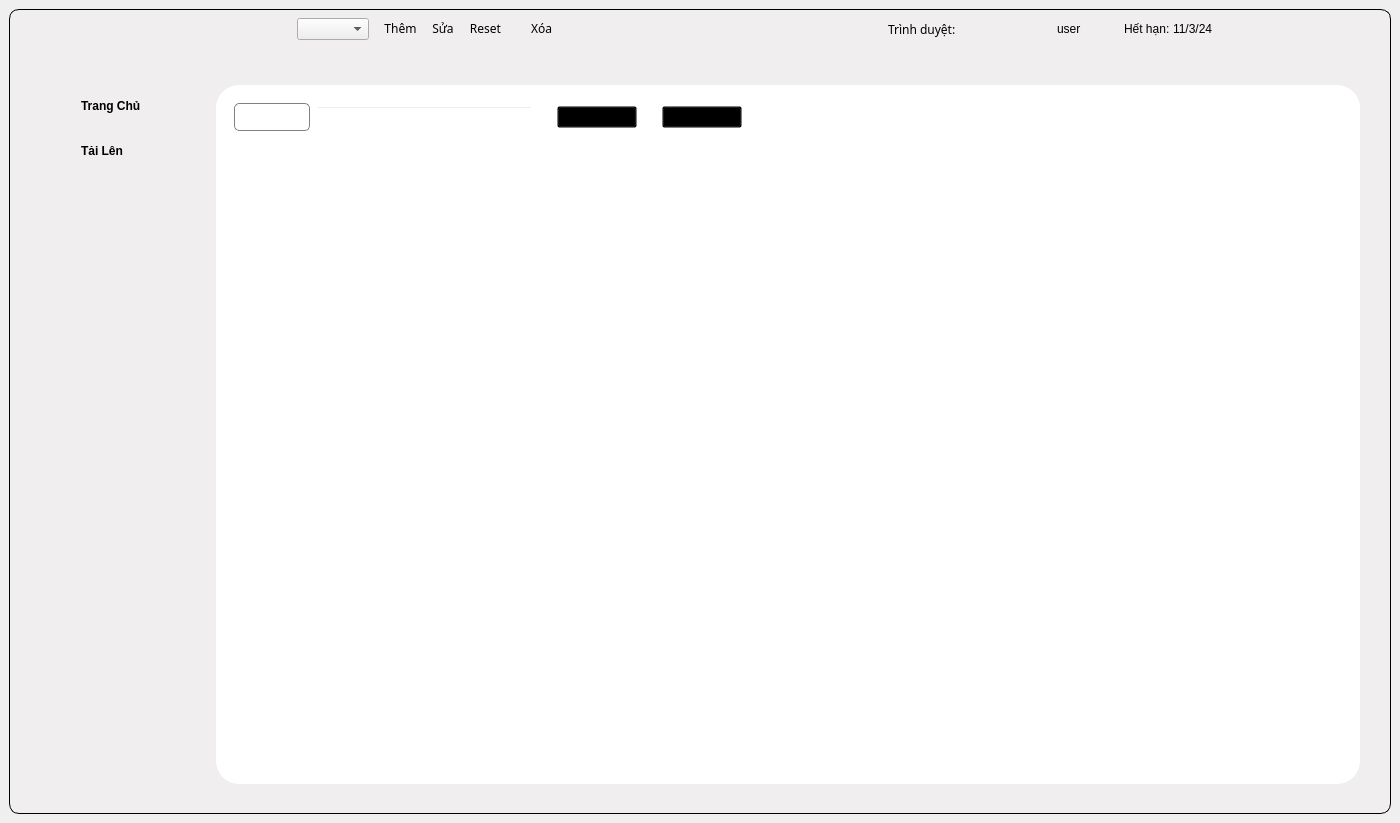
<?xml version="1.0" encoding="UTF-8"?>
<ui version="4.0">
 <class>MainWindow</class>
 <widget class="QMainWindow" name="MainWindow">
  <property name="geometry">
   <rect>
    <x>0</x>
    <y>0</y>
    <width>1400</width>
    <height>823</height>
   </rect>
  </property>
  <property name="windowTitle">
   <string>instathread</string>
  </property>
  <property name="windowIcon">
   <iconset>
    <normaloff>:/Iconshortcut/IconShortcut.ico</normaloff>:/Iconshortcut/IconShortcut.ico</iconset>
  </property>
  <widget class="QWidget" name="centralwidget">
   <layout class="QGridLayout" name="gridLayout">
    <item row="0" column="0">
     <widget class="QWidget" name="mainLayout" native="true">
      <property name="styleSheet">
       <string notr="true">QWidget#mainLayout {
border: 1px solid black;
border-radius: 10px;
background: #f0eeef;
}</string>
      </property>
      <layout class="QVBoxLayout" name="verticalLayout">
       <property name="leftMargin">
        <number>1</number>
       </property>
       <property name="topMargin">
        <number>0</number>
       </property>
       <property name="rightMargin">
        <number>1</number>
       </property>
       <property name="bottomMargin">
        <number>0</number>
       </property>
       <item alignment="Qt::AlignTop">
        <widget class="QWidget" name="top" native="true">
         <property name="maximumSize">
          <size>
           <width>16777215</width>
           <height>40</height>
          </size>
         </property>
         <layout class="QHBoxLayout" name="horizontalLayout">
          <item>
           <widget class="QLabel" name="label">
            <property name="enabled">
             <bool>true</bool>
            </property>
            <property name="sizePolicy">
             <sizepolicy hsizetype="Expanding" vsizetype="Expanding">
              <horstretch>0</horstretch>
              <verstretch>0</verstretch>
             </sizepolicy>
            </property>
            <property name="minimumSize">
             <size>
              <width>155</width>
              <height>42</height>
             </size>
            </property>
            <property name="maximumSize">
             <size>
              <width>155</width>
              <height>36</height>
             </size>
            </property>
            <property name="text">
             <string/>
            </property>
            <property name="textFormat">
             <enum>Qt::PlainText</enum>
            </property>
            <property name="pixmap">
             <pixmap resource="../resource.qrc">:/logoHomepage/instaThreads.png</pixmap>
            </property>
            <property name="scaledContents">
             <bool>true</bool>
            </property>
           </widget>
          </item>
          <item>
           <widget class="QPushButton" name="toggleSidebarBtn">
            <property name="sizePolicy">
             <sizepolicy hsizetype="Fixed" vsizetype="Fixed">
              <horstretch>0</horstretch>
              <verstretch>0</verstretch>
             </sizepolicy>
            </property>
            <property name="minimumSize">
             <size>
              <width>0</width>
              <height>0</height>
             </size>
            </property>
            <property name="layoutDirection">
             <enum>Qt::RightToLeft</enum>
            </property>
            <property name="styleSheet">
             <string notr="true">QPushButton{
text-align:left;
padding:6px;
border-radius:0;
color:black;
background:transparent
}

QPushButton:hover
{
      border: 0px solid #747d8c;  
    color: black; /* Màu chữ khi hover */  
    background-color: #d5d4d4; /* Màu nền khi hover */  
	border-radius : 4px
   
}
</string>
            </property>
            <property name="text">
             <string/>
            </property>
            <property name="icon">
             <iconset resource="../resource.qrc">
              <normaloff>:/iconSidebar/switchBtn.png</normaloff>:/iconSidebar/switchBtn.png</iconset>
            </property>
            <property name="iconSize">
             <size>
              <width>30</width>
              <height>30</height>
             </size>
            </property>
           </widget>
          </item>
          <item>
           <widget class="QWidget" name="projectOptions" native="true">
            <property name="styleSheet">
             <string notr="true">QPushButton {
background : transparent;
border : 0;
padding : 0;
color: black
}
QPushButton:hover
{
      border: 0px solid #747d8c;  
    color: black; /* Màu chữ khi hover */  
    background-color: #d5d4d4; /* Màu nền khi hover */  
	border-radius : 4px
   
}</string>
            </property>
            <layout class="QHBoxLayout" name="horizontalLayout_3">
             <property name="spacing">
              <number>15</number>
             </property>
             <property name="leftMargin">
              <number>16</number>
             </property>
             <property name="topMargin">
              <number>0</number>
             </property>
             <property name="rightMargin">
              <number>0</number>
             </property>
             <property name="bottomMargin">
              <number>0</number>
             </property>
             <item>
              <spacer name="horizontalSpacer_4">
               <property name="orientation">
                <enum>Qt::Horizontal</enum>
               </property>
               <property name="sizeHint" stdset="0">
                <size>
                 <width>51</width>
                 <height>20</height>
                </size>
               </property>
              </spacer>
             </item>
             <item>
              <widget class="QComboBox" name="projectCombobox">
               <property name="iconSize">
                <size>
                 <width>20</width>
                 <height>20</height>
                </size>
               </property>
              </widget>
             </item>
             <item>
              <widget class="QPushButton" name="addProjBtn">
               <property name="font">
                <font>
                 <family>Open Sans Medium</family>
                </font>
               </property>
               <property name="text">
                <string>Thêm</string>
               </property>
               <property name="icon">
                <iconset resource="../resource.qrc">
                 <normaloff>:/project/addBtn.png</normaloff>:/project/addBtn.png</iconset>
               </property>
               <property name="iconSize">
                <size>
                 <width>20</width>
                 <height>20</height>
                </size>
               </property>
              </widget>
             </item>
             <item>
              <widget class="QPushButton" name="editProjBtn">
               <property name="font">
                <font>
                 <family>Open Sans Medium</family>
                </font>
               </property>
               <property name="text">
                <string>Sửa</string>
               </property>
               <property name="icon">
                <iconset resource="../resource.qrc">
                 <normaloff>:/project/editProjectBtn.png</normaloff>:/project/editProjectBtn.png</iconset>
               </property>
               <property name="iconSize">
                <size>
                 <width>20</width>
                 <height>20</height>
                </size>
               </property>
              </widget>
             </item>
             <item>
              <widget class="QPushButton" name="resetProjBtn">
               <property name="font">
                <font>
                 <family>Open Sans Medium</family>
                </font>
               </property>
               <property name="text">
                <string>Reset</string>
               </property>
               <property name="icon">
                <iconset resource="../resource.qrc">
                 <normaloff>:/project/resetProjectBtn.png</normaloff>:/project/resetProjectBtn.png</iconset>
               </property>
               <property name="iconSize">
                <size>
                 <width>20</width>
                 <height>20</height>
                </size>
               </property>
              </widget>
             </item>
             <item>
              <spacer name="horizontalSpacer_5">
               <property name="orientation">
                <enum>Qt::Horizontal</enum>
               </property>
               <property name="sizeHint" stdset="0">
                <size>
                 <width>14</width>
                 <height>20</height>
                </size>
               </property>
              </spacer>
             </item>
             <item>
              <widget class="QPushButton" name="deleteProjBtn">
               <property name="font">
                <font>
                 <family>Open Sans Medium</family>
                </font>
               </property>
               <property name="text">
                <string>Xóa</string>
               </property>
               <property name="icon">
                <iconset resource="../resource.qrc">
                 <normaloff>:/project/deleteProjectBtn.png</normaloff>:/project/deleteProjectBtn.png</iconset>
               </property>
               <property name="iconSize">
                <size>
                 <width>20</width>
                 <height>20</height>
                </size>
               </property>
              </widget>
             </item>
            </layout>
           </widget>
          </item>
          <item>
           <spacer name="horizontalSpacer">
            <property name="orientation">
             <enum>Qt::Horizontal</enum>
            </property>
            <property name="sizeHint" stdset="0">
             <size>
              <width>44</width>
              <height>20</height>
             </size>
            </property>
           </spacer>
          </item>
          <item>
           <layout class="QVBoxLayout" name="switchLayoutBtn"/>
          </item>
          <item>
           <spacer name="horizontalSpacer_7">
            <property name="orientation">
             <enum>Qt::Horizontal</enum>
            </property>
            <property name="sizeHint" stdset="0">
             <size>
              <width>40</width>
              <height>20</height>
             </size>
            </property>
           </spacer>
          </item>
          <item>
           <widget class="QWidget" name="horizontalWidget_3" native="true">
            <property name="styleSheet">
             <string notr="true">color: black</string>
            </property>
            <layout class="QHBoxLayout" name="horizontalLayout_4">
             <property name="spacing">
              <number>3</number>
             </property>
             <property name="leftMargin">
              <number>0</number>
             </property>
             <property name="topMargin">
              <number>0</number>
             </property>
             <property name="rightMargin">
              <number>0</number>
             </property>
             <property name="bottomMargin">
              <number>0</number>
             </property>
             <item>
              <widget class="QLabel" name="label_2">
               <property name="font">
                <font>
                 <family>Open Sans Medium</family>
                 <weight>50</weight>
                 <bold>false</bold>
                </font>
               </property>
               <property name="text">
                <string>Trình duyệt:</string>
               </property>
              </widget>
             </item>
             <item>
              <widget class="QPushButton" name="pushButton_4">
               <property name="styleSheet">
                <string notr="true">background: transparent;
border: 0</string>
               </property>
               <property name="text">
                <string/>
               </property>
               <property name="icon">
                <iconset resource="../resource.qrc">
                 <normaloff>:/browser/chrome.png</normaloff>:/browser/chrome.png</iconset>
               </property>
               <property name="iconSize">
                <size>
                 <width>20</width>
                 <height>20</height>
                </size>
               </property>
              </widget>
             </item>
             <item>
              <spacer name="horizontalSpacer_3">
               <property name="orientation">
                <enum>Qt::Horizontal</enum>
               </property>
               <property name="sizeType">
                <enum>QSizePolicy::Fixed</enum>
               </property>
               <property name="sizeHint" stdset="0">
                <size>
                 <width>40</width>
                 <height>20</height>
                </size>
               </property>
              </spacer>
             </item>
             <item>
              <widget class="QLabel" name="label_3">
               <property name="minimumSize">
                <size>
                 <width>20</width>
                 <height>20</height>
                </size>
               </property>
               <property name="maximumSize">
                <size>
                 <width>20</width>
                 <height>20</height>
                </size>
               </property>
               <property name="text">
                <string/>
               </property>
               <property name="pixmap">
                <pixmap resource="../resource.qrc">:/profile/profile.png</pixmap>
               </property>
               <property name="scaledContents">
                <bool>true</bool>
               </property>
              </widget>
             </item>
             <item>
              <widget class="QLabel" name="username">
               <property name="text">
                <string>user</string>
               </property>
              </widget>
             </item>
             <item>
              <spacer name="horizontalSpacer_6">
               <property name="orientation">
                <enum>Qt::Horizontal</enum>
               </property>
               <property name="sizeHint" stdset="0">
                <size>
                 <width>40</width>
                 <height>20</height>
                </size>
               </property>
              </spacer>
             </item>
             <item>
              <widget class="QLabel" name="label_5">
               <property name="text">
                <string>Hết hạn:</string>
               </property>
              </widget>
             </item>
             <item>
              <widget class="QLabel" name="dateExp">
               <property name="text">
                <string>11/3/24</string>
               </property>
              </widget>
             </item>
             <item>
              <spacer name="horizontalSpacer_2">
               <property name="orientation">
                <enum>Qt::Horizontal</enum>
               </property>
               <property name="sizeType">
                <enum>QSizePolicy::Fixed</enum>
               </property>
               <property name="sizeHint" stdset="0">
                <size>
                 <width>48</width>
                 <height>20</height>
                </size>
               </property>
              </spacer>
             </item>
            </layout>
           </widget>
          </item>
          <item>
           <widget class="QWidget" name="horizontalWidget_4" native="true">
            <property name="styleSheet">
             <string notr="true">QPushButton {
background: transparent;
border : 0
}
QPushButton:hover
{
    border: 0px solid #747d8c;  
    color: black; /* Màu chữ khi hover */  
    background-color: #bbbbbb; /* Màu nền khi hover */  
	border-radius : 4px 
}

#closeBtnProj:hover { 
    background-color: #ff4800  /* Màu nền khi hover cho nút closeBtnProj */  
}  </string>
            </property>
            <layout class="QHBoxLayout" name="horizontalLayout_6">
             <property name="spacing">
              <number>9</number>
             </property>
             <property name="leftMargin">
              <number>0</number>
             </property>
             <property name="topMargin">
              <number>0</number>
             </property>
             <property name="rightMargin">
              <number>0</number>
             </property>
             <property name="bottomMargin">
              <number>0</number>
             </property>
             <item>
              <widget class="QPushButton" name="minimizeBtnProj">
               <property name="text">
                <string/>
               </property>
               <property name="icon">
                <iconset resource="../resource.qrc">
                 <normaloff>:/iconBtn/minimizeBtn.png</normaloff>:/iconBtn/minimizeBtn.png</iconset>
               </property>
               <property name="iconSize">
                <size>
                 <width>16</width>
                 <height>16</height>
                </size>
               </property>
              </widget>
             </item>
             <item>
              <widget class="QPushButton" name="scaleBtnProj">
               <property name="text">
                <string/>
               </property>
               <property name="icon">
                <iconset resource="../resource.qrc">
                 <normaloff>:/iconBtn/scaleUpBtn.png</normaloff>:/iconBtn/scaleUpBtn.png</iconset>
               </property>
               <property name="iconSize">
                <size>
                 <width>16</width>
                 <height>16</height>
                </size>
               </property>
              </widget>
             </item>
             <item>
              <widget class="QPushButton" name="closeBtnProj">
               <property name="text">
                <string/>
               </property>
               <property name="icon">
                <iconset resource="../resource.qrc">
                 <normaloff>:/iconBtn/closeBtn.png</normaloff>:/iconBtn/closeBtn.png</iconset>
               </property>
               <property name="iconSize">
                <size>
                 <width>16</width>
                 <height>16</height>
                </size>
               </property>
              </widget>
             </item>
            </layout>
           </widget>
          </item>
         </layout>
        </widget>
       </item>
       <item>
        <widget class="QWidget" name="body" native="true">
         <property name="sizePolicy">
          <sizepolicy hsizetype="Expanding" vsizetype="Expanding">
           <horstretch>0</horstretch>
           <verstretch>0</verstretch>
          </sizepolicy>
         </property>
         <property name="styleSheet">
          <string notr="true">QWidget#body {  
    background: url(:/background/threadsBackground.jpg);  
    background-repeat: no-repeat; /* Đảm bảo hình không lặp lại */  
    background-position: left; /* Căn giữa hình nền */  
    background-size: cover; /* Resize hình nền để bao phủ toàn bộ widget */  
	border-radius : 3px
}</string>
         </property>
         <layout class="QHBoxLayout" name="horizontalLayout_2">
          <item>
           <widget class="QWidget" name="smallSidebar" native="true">
            <property name="minimumSize">
             <size>
              <width>50</width>
              <height>0</height>
             </size>
            </property>
            <property name="maximumSize">
             <size>
              <width>50</width>
              <height>16777215</height>
             </size>
            </property>
            <property name="styleSheet">
             <string notr="true">QPushButton{
text-align:center;
padding:6px;
border-radius:0;
color:black;
background:transparent
}

QPushButton:hover
{
    border: 0px solid #747d8c;
	border-radius : 7px;
    color: black;
    background-color: white;
}</string>
            </property>
            <layout class="QVBoxLayout" name="verticalLayout_2">
             <property name="spacing">
              <number>0</number>
             </property>
             <property name="leftMargin">
              <number>0</number>
             </property>
             <property name="topMargin">
              <number>19</number>
             </property>
             <property name="rightMargin">
              <number>0</number>
             </property>
             <property name="bottomMargin">
              <number>0</number>
             </property>
             <item>
              <widget class="QPushButton" name="smallHomepageSidebar">
               <property name="minimumSize">
                <size>
                 <width>45</width>
                 <height>45</height>
                </size>
               </property>
               <property name="maximumSize">
                <size>
                 <width>45</width>
                 <height>45</height>
                </size>
               </property>
               <property name="text">
                <string/>
               </property>
               <property name="icon">
                <iconset resource="../resource.qrc">
                 <normaloff>:/iconSidebar/homePageSidebar.png</normaloff>:/iconSidebar/homePageSidebar.png</iconset>
               </property>
              </widget>
             </item>
             <item>
              <widget class="QPushButton" name="smallUploadSidebar">
               <property name="minimumSize">
                <size>
                 <width>45</width>
                 <height>45</height>
                </size>
               </property>
               <property name="maximumSize">
                <size>
                 <width>45</width>
                 <height>45</height>
                </size>
               </property>
               <property name="text">
                <string/>
               </property>
               <property name="icon">
                <iconset resource="../resource.qrc">
                 <normaloff>:/iconSidebar/uploadSidebar.png</normaloff>:/iconSidebar/uploadSidebar.png</iconset>
               </property>
              </widget>
             </item>
             <item>
              <spacer name="verticalSpacer">
               <property name="orientation">
                <enum>Qt::Vertical</enum>
               </property>
               <property name="sizeHint" stdset="0">
                <size>
                 <width>20</width>
                 <height>40</height>
                </size>
               </property>
              </spacer>
             </item>
            </layout>
           </widget>
          </item>
          <item>
           <widget class="QWidget" name="sidebar" native="true">
            <property name="minimumSize">
             <size>
              <width>135</width>
              <height>0</height>
             </size>
            </property>
            <property name="maximumSize">
             <size>
              <width>180</width>
              <height>16777215</height>
             </size>
            </property>
            <property name="font">
             <font>
              <weight>50</weight>
              <bold>false</bold>
             </font>
            </property>
            <property name="styleSheet">
             <string notr="true">QPushButton{
text-align:left;
padding:6px;
border-radius:0;
color:black;
font-weight: bold;
background:transparent
}

QPushButton:hover
{
    border: 0px solid #747d8c;
	border-radius : 7px;
    color: black;
    background-color: #f7f5f6;
}</string>
            </property>
            <layout class="QVBoxLayout" name="verticalLayout_3">
             <property name="spacing">
              <number>0</number>
             </property>
             <property name="leftMargin">
              <number>0</number>
             </property>
             <property name="topMargin">
              <number>19</number>
             </property>
             <property name="rightMargin">
              <number>0</number>
             </property>
             <property name="bottomMargin">
              <number>0</number>
             </property>
             <item>
              <widget class="QPushButton" name="homepageSidebar">
               <property name="minimumSize">
                <size>
                 <width>0</width>
                 <height>45</height>
                </size>
               </property>
               <property name="maximumSize">
                <size>
                 <width>16777215</width>
                 <height>45</height>
                </size>
               </property>
               <property name="font">
                <font>
                 <weight>75</weight>
                 <bold>true</bold>
                </font>
               </property>
               <property name="text">
                <string>Trang Chủ</string>
               </property>
               <property name="icon">
                <iconset resource="../resource.qrc">
                 <normaloff>:/iconSidebar/homePageSidebar.png</normaloff>:/iconSidebar/homePageSidebar.png</iconset>
               </property>
              </widget>
             </item>
             <item>
              <widget class="QPushButton" name="uploadSidebar">
               <property name="minimumSize">
                <size>
                 <width>0</width>
                 <height>45</height>
                </size>
               </property>
               <property name="maximumSize">
                <size>
                 <width>16777215</width>
                 <height>45</height>
                </size>
               </property>
               <property name="font">
                <font>
                 <weight>75</weight>
                 <bold>true</bold>
                </font>
               </property>
               <property name="text">
                <string>Tải Lên</string>
               </property>
               <property name="icon">
                <iconset resource="../resource.qrc">
                 <normaloff>:/iconSidebar/uploadSidebar.png</normaloff>:/iconSidebar/uploadSidebar.png</iconset>
               </property>
              </widget>
             </item>
             <item>
              <spacer name="verticalSpacer_2">
               <property name="orientation">
                <enum>Qt::Vertical</enum>
               </property>
               <property name="sizeHint" stdset="0">
                <size>
                 <width>20</width>
                 <height>40</height>
                </size>
               </property>
              </spacer>
             </item>
            </layout>
           </widget>
          </item>
          <item>
           <widget class="QStackedWidget" name="stackedWidget">
            <property name="styleSheet">
             <string notr="true">background : transparent</string>
            </property>
            <property name="currentIndex">
             <number>0</number>
            </property>
            <widget class="QWidget" name="homepageTab">
             <property name="styleSheet">
              <string notr="true">QWidget#homepageTab{
background:transparent;
}</string>
             </property>
             <layout class="QHBoxLayout" name="horizontalLayout_5">
              <property name="leftMargin">
               <number>0</number>
              </property>
              <property name="topMargin">
               <number>21</number>
              </property>
              <property name="rightMargin">
               <number>21</number>
              </property>
              <property name="bottomMargin">
               <number>21</number>
              </property>
              <item>
               <widget class="QWidget" name="homepageDisplay" native="true">
                <property name="font">
                 <font>
                  <pointsize>9</pointsize>
                 </font>
                </property>
                <property name="styleSheet">
                 <string notr="true">QWidget#homepageDisplay {
background : white;
border-radius: 23px;
color: black
}
</string>
                </property>
                <layout class="QVBoxLayout" name="homepageDisplayLayout">
                 <item alignment="Qt::AlignTop">
                  <widget class="QWidget" name="horizontalWidget" native="true">
                   <property name="styleSheet">
                    <string notr="true">QPushButton{
color: black
}</string>
                   </property>
                   <layout class="QHBoxLayout" name="horizontalLayout_7">
                    <item>
                     <widget class="QComboBox" name="categorySearch">
                      <property name="minimumSize">
                       <size>
                        <width>0</width>
                        <height>0</height>
                       </size>
                      </property>
                      <property name="styleSheet">
                       <string notr="true">QComboBox {
                color: black;  /* Set text color to black */
                background-color: white;  /* Set background color to white */
                border: 1px solid gray;  /* Optional: Add a border */
                border-radius: 5px;  /* Optional: Add rounded corners */
                padding: 5px;  /* Optional: Add padding */
            }
            QComboBox QAbstractItemView {
                color: black;  /* Set text color for dropdown items to black */
                background-color: white;  /* Set background color for dropdown items to white */
                selection-background-color: lightgray;  /* Optional: Set background color for selected item */
                selection-color: black;  /* Optional: Set text color for selected item */
            }
            QComboBox::drop-down {
                border: none;  /* Remove border from drop-down button */
                width: 20px;  /* Set the width of the drop-down button */
            }
            QComboBox::down-arrow {
                image: url(:/icons/down_arrow.png);  /* Set a custom down arrow image */
                width: 10px;  /* Set the width of the down arrow */
                height: 10px;  /* Set the height of the down arrow */
                right: 5px;  /* Position the arrow 5px from the right */
            }</string>
                      </property>
                     </widget>
                    </item>
                    <item>
                     <widget class="QLineEdit" name="lineEdit">
                      <property name="text">
                       <string/>
                      </property>
                     </widget>
                    </item>
                    <item>
                     <spacer name="horizontalSpacer_8">
                      <property name="orientation">
                       <enum>Qt::Horizontal</enum>
                      </property>
                      <property name="sizeType">
                       <enum>QSizePolicy::Fixed</enum>
                      </property>
                      <property name="sizeHint" stdset="0">
                       <size>
                        <width>18</width>
                        <height>20</height>
                       </size>
                      </property>
                     </spacer>
                    </item>
                    <item>
                     <widget class="QPushButton" name="addAccBtn">
                      <property name="font">
                       <font>
                        <pointsize>9</pointsize>
                       </font>
                      </property>
                      <property name="text">
                       <string>Thêm</string>
                      </property>
                      <property name="icon">
                       <iconset resource="../resource.qrc">
                        <normaloff>:/account/addAcc.png</normaloff>:/account/addAcc.png</iconset>
                      </property>
                     </widget>
                    </item>
                    <item>
                     <spacer name="horizontalSpacer_9">
                      <property name="orientation">
                       <enum>Qt::Horizontal</enum>
                      </property>
                      <property name="sizeType">
                       <enum>QSizePolicy::Fixed</enum>
                      </property>
                      <property name="sizeHint" stdset="0">
                       <size>
                        <width>19</width>
                        <height>20</height>
                       </size>
                      </property>
                     </spacer>
                    </item>
                    <item>
                     <widget class="QPushButton" name="addMoreAcc">
                      <property name="font">
                       <font>
                        <pointsize>9</pointsize>
                       </font>
                      </property>
                      <property name="styleSheet">
                       <string notr="true"/>
                      </property>
                      <property name="text">
                       <string>Thêm nhiều</string>
                      </property>
                      <property name="icon">
                       <iconset resource="../resource.qrc">
                        <normaloff>:/account/addmoreAcc.png</normaloff>:/account/addmoreAcc.png</iconset>
                      </property>
                      <property name="iconSize">
                       <size>
                        <width>19</width>
                        <height>19</height>
                       </size>
                      </property>
                     </widget>
                    </item>
                    <item>
                     <spacer name="horizontalSpacer_10">
                      <property name="orientation">
                       <enum>Qt::Horizontal</enum>
                      </property>
                      <property name="sizeType">
                       <enum>QSizePolicy::Fixed</enum>
                      </property>
                      <property name="sizeHint" stdset="0">
                       <size>
                        <width>600</width>
                        <height>20</height>
                       </size>
                      </property>
                     </spacer>
                    </item>
                   </layout>
                  </widget>
                 </item>
                </layout>
               </widget>
              </item>
             </layout>
            </widget>
            <widget class="QWidget" name="uploadTab"/>
           </widget>
          </item>
         </layout>
        </widget>
       </item>
      </layout>
     </widget>
    </item>
   </layout>
  </widget>
 </widget>
 <resources>
  <include location="../resource.qrc"/>
 </resources>
 <connections/>
</ui>
